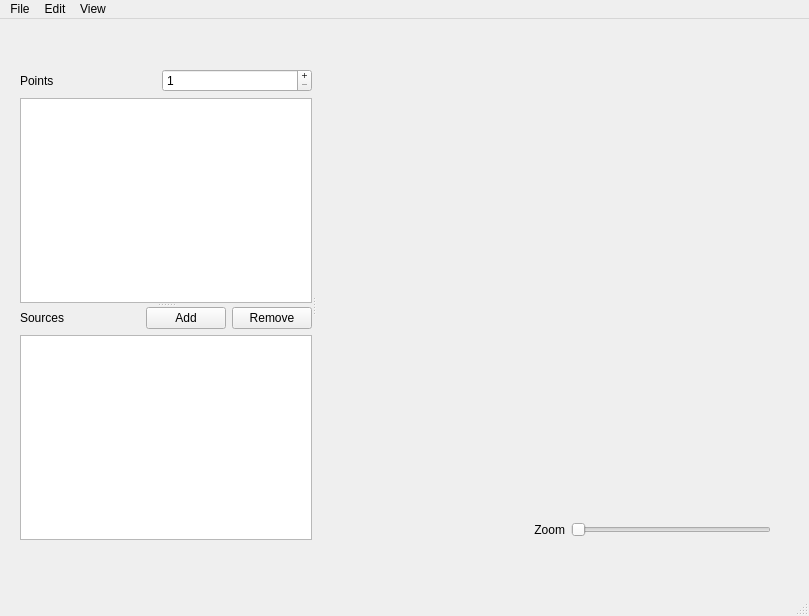
<?xml version="1.0" encoding="UTF-8"?>
<ui version="4.0">
 <class>MainWindow</class>
 <widget class="QMainWindow" name="MainWindow">
  <property name="geometry">
   <rect>
    <x>0</x>
    <y>0</y>
    <width>809</width>
    <height>616</height>
   </rect>
  </property>
  <property name="windowTitle">
   <string>Morphologica</string>
  </property>
  <property name="windowIcon">
   <iconset resource="res/resources.qrc">
    <normaloff>:/AppIcon</normaloff>:/AppIcon</iconset>
  </property>
  <property name="windowOpacity">
   <double>1.000000000000000</double>
  </property>
  <property name="unifiedTitleAndToolBarOnMac">
   <bool>true</bool>
  </property>
  <widget class="QWidget" name="centralwidget">
   <widget class="QSplitter" name="centralSplitter">
    <property name="geometry">
     <rect>
      <x>20</x>
      <y>50</y>
      <width>751</width>
      <height>471</height>
     </rect>
    </property>
    <property name="orientation">
     <enum>Qt::Horizontal</enum>
    </property>
    <widget class="QSplitter" name="sourcesPointsSplitter">
     <property name="orientation">
      <enum>Qt::Vertical</enum>
     </property>
     <property name="childrenCollapsible">
      <bool>false</bool>
     </property>
     <widget class="QWidget" name="layoutWidget">
      <layout class="QVBoxLayout" name="pointsVLayout">
       <item>
        <layout class="QHBoxLayout" name="pointsHLayout">
         <item>
          <widget class="QLabel" name="pointsLabel">
           <property name="text">
            <string>Points</string>
           </property>
          </widget>
         </item>
         <item>
          <spacer name="horizontalSpacer_2">
           <property name="orientation">
            <enum>Qt::Horizontal</enum>
           </property>
           <property name="sizeHint" stdset="0">
            <size>
             <width>40</width>
             <height>20</height>
            </size>
           </property>
          </spacer>
         </item>
         <item>
          <widget class="QSpinBox" name="pointSpinBox">
           <property name="sizePolicy">
            <sizepolicy hsizetype="Fixed" vsizetype="Fixed">
             <horstretch>0</horstretch>
             <verstretch>0</verstretch>
            </sizepolicy>
           </property>
           <property name="minimumSize">
            <size>
             <width>150</width>
             <height>0</height>
            </size>
           </property>
           <property name="buttonSymbols">
            <enum>QAbstractSpinBox::PlusMinus</enum>
           </property>
           <property name="minimum">
            <number>1</number>
           </property>
           <property name="maximum">
            <number>50</number>
           </property>
          </widget>
         </item>
        </layout>
       </item>
       <item>
        <widget class="QListView" name="pointListView"/>
       </item>
      </layout>
     </widget>
     <widget class="QWidget" name="layoutWidget">
      <layout class="QVBoxLayout" name="sourcesVLayout">
       <item>
        <layout class="QHBoxLayout" name="sourcesHLayout">
         <item>
          <widget class="QLabel" name="sourcesLabel">
           <property name="text">
            <string>Sources</string>
           </property>
          </widget>
         </item>
         <item>
          <spacer name="horizontalSpacer">
           <property name="orientation">
            <enum>Qt::Horizontal</enum>
           </property>
           <property name="sizeHint" stdset="0">
            <size>
             <width>40</width>
             <height>20</height>
            </size>
           </property>
          </spacer>
         </item>
         <item>
          <widget class="QPushButton" name="addSourceButton">
           <property name="text">
            <string>Add</string>
           </property>
          </widget>
         </item>
         <item>
          <widget class="QPushButton" name="removeSourceButton">
           <property name="text">
            <string>Remove</string>
           </property>
          </widget>
         </item>
        </layout>
       </item>
       <item>
        <widget class="QListView" name="sourcesListView"/>
       </item>
      </layout>
     </widget>
    </widget>
    <widget class="QWidget" name="">
     <layout class="QVBoxLayout" name="imageVLayout">
      <item>
       <widget class="QWidget" name="graphicsView" native="true">
        <property name="sizePolicy">
         <sizepolicy hsizetype="Expanding" vsizetype="Expanding">
          <horstretch>1</horstretch>
          <verstretch>0</verstretch>
         </sizepolicy>
        </property>
        <property name="minimumSize">
         <size>
          <width>400</width>
          <height>400</height>
         </size>
        </property>
       </widget>
      </item>
      <item>
       <layout class="QHBoxLayout" name="zoomHLayout">
        <item>
         <spacer name="horizontalSpacer_3">
          <property name="orientation">
           <enum>Qt::Horizontal</enum>
          </property>
          <property name="sizeHint" stdset="0">
           <size>
            <width>40</width>
            <height>20</height>
           </size>
          </property>
         </spacer>
        </item>
        <item>
         <widget class="QLabel" name="zoomLabel">
          <property name="text">
           <string>Zoom</string>
          </property>
          <property name="alignment">
           <set>Qt::AlignRight|Qt::AlignTrailing|Qt::AlignVCenter</set>
          </property>
         </widget>
        </item>
        <item>
         <widget class="QSlider" name="zoomSlider">
          <property name="sizePolicy">
           <sizepolicy hsizetype="Fixed" vsizetype="Fixed">
            <horstretch>0</horstretch>
            <verstretch>0</verstretch>
           </sizepolicy>
          </property>
          <property name="minimumSize">
           <size>
            <width>200</width>
            <height>0</height>
           </size>
          </property>
          <property name="maximumSize">
           <size>
            <width>200</width>
            <height>16777215</height>
           </size>
          </property>
          <property name="orientation">
           <enum>Qt::Horizontal</enum>
          </property>
         </widget>
        </item>
       </layout>
      </item>
     </layout>
    </widget>
   </widget>
  </widget>
  <widget class="QMenuBar" name="menubar">
   <property name="geometry">
    <rect>
     <x>0</x>
     <y>0</y>
     <width>809</width>
     <height>24</height>
    </rect>
   </property>
   <widget class="QMenu" name="menuFile">
    <property name="title">
     <string>File</string>
    </property>
    <addaction name="actionExport"/>
    <addaction name="actionAdd_source"/>
    <addaction name="actionSave_project"/>
    <addaction name="actionSave_project_as"/>
    <addaction name="actionOpen_project"/>
   </widget>
   <widget class="QMenu" name="menuEdit">
    <property name="title">
     <string>Edit</string>
    </property>
    <addaction name="actionNext_point"/>
    <addaction name="actionPrevious_point"/>
   </widget>
   <widget class="QMenu" name="menuView">
    <property name="title">
     <string>View</string>
    </property>
    <addaction name="actionZoom_in"/>
    <addaction name="actionZoom_out"/>
   </widget>
   <addaction name="menuFile"/>
   <addaction name="menuEdit"/>
   <addaction name="menuView"/>
  </widget>
  <widget class="QStatusBar" name="statusbar"/>
  <action name="actionExport">
   <property name="text">
    <string>Export</string>
   </property>
   <property name="shortcut">
    <string>Ctrl+E</string>
   </property>
  </action>
  <action name="actionAdd_source">
   <property name="text">
    <string>Add source</string>
   </property>
   <property name="shortcut">
    <string>Ctrl+I</string>
   </property>
  </action>
  <action name="actionSave_project">
   <property name="text">
    <string>Save project</string>
   </property>
   <property name="shortcut">
    <string>Ctrl+S</string>
   </property>
  </action>
  <action name="actionSave_project_as">
   <property name="text">
    <string>Save project as</string>
   </property>
   <property name="shortcut">
    <string>Ctrl+Shift+S</string>
   </property>
  </action>
  <action name="actionOpen_project">
   <property name="text">
    <string>Open project</string>
   </property>
   <property name="shortcut">
    <string>Ctrl+O</string>
   </property>
  </action>
  <action name="actionNext_point">
   <property name="text">
    <string>Next point</string>
   </property>
   <property name="shortcut">
    <string>N</string>
   </property>
  </action>
  <action name="actionPrevious_point">
   <property name="text">
    <string>Previous point</string>
   </property>
   <property name="shortcut">
    <string>P</string>
   </property>
  </action>
  <action name="actionZoom_in">
   <property name="text">
    <string>Zoom in</string>
   </property>
   <property name="shortcut">
    <string>Ctrl+=</string>
   </property>
  </action>
  <action name="actionZoom_out">
   <property name="text">
    <string>Zoom out</string>
   </property>
   <property name="shortcut">
    <string>Ctrl+-</string>
   </property>
  </action>
 </widget>
 <resources>
  <include location="res/resources.qrc"/>
 </resources>
 <connections/>
</ui>
